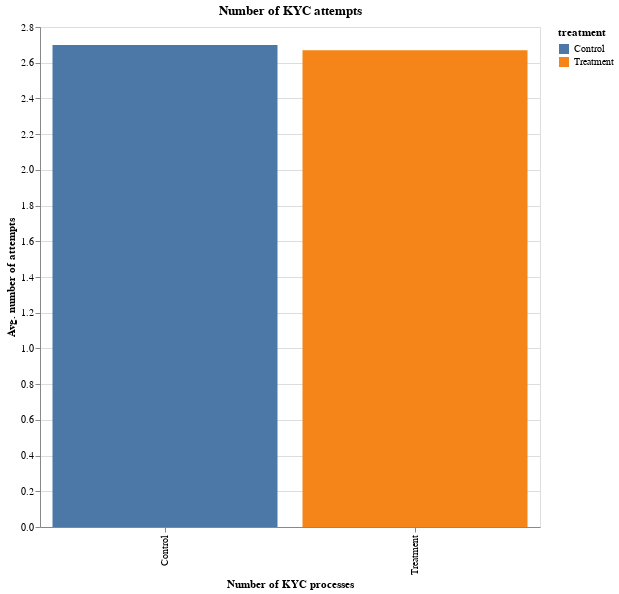

Notebook code cell kept with this figure:
### Code cell
df = pd.read_csv("kyc_attempts.csv")

df = df.groupby(["treatment", "user_id"])["process"].agg("sum").reset_index()
df = df.groupby(["treatment"])["process"].agg("mean").reset_index()

alt.Chart(df).mark_bar().encode(
    x=alt.X("treatment:N", axis=alt.Axis(title="Number of KYC processes")),
    y=alt.Y("process:Q", axis=alt.Axis(title="Avg. number of attempts")),
    color="treatment:N",
).properties(width=500, height=500, title="Number of KYC attempts")

### Figure 1 — Vega-Lite specification as saved in the notebook (floating-point values rounded to 4 significant figures)
{"config": {"view": {"continuousWidth": 400, "continuousHeight": 300}}, "data": {"name": "data-235d3703d358dab0f7d7462e779f4c3c"}, "mark": "bar", "encoding": {"color": {"type": "nominal", "field": "treatment"}, "x": {"type": "nominal", "axis": {"title": "Number of KYC processes"}, "field": "treatment"}, "y": {"type": "quantitative", "axis": {"title": "Avg. number of attempts"}, "field": "process"}}, "height": 500, "title": "Number of KYC attempts", "width": 500, "$schema": "https://vega.github.io/schema/vega-lite/v4.0.2.json", "datasets": {"data-235d3703d358dab0f7d7462e779f4c3c": [{"treatment": "Control", "process": 2.699}, {"treatment": "Treatment", "process": 2.67}]}}
